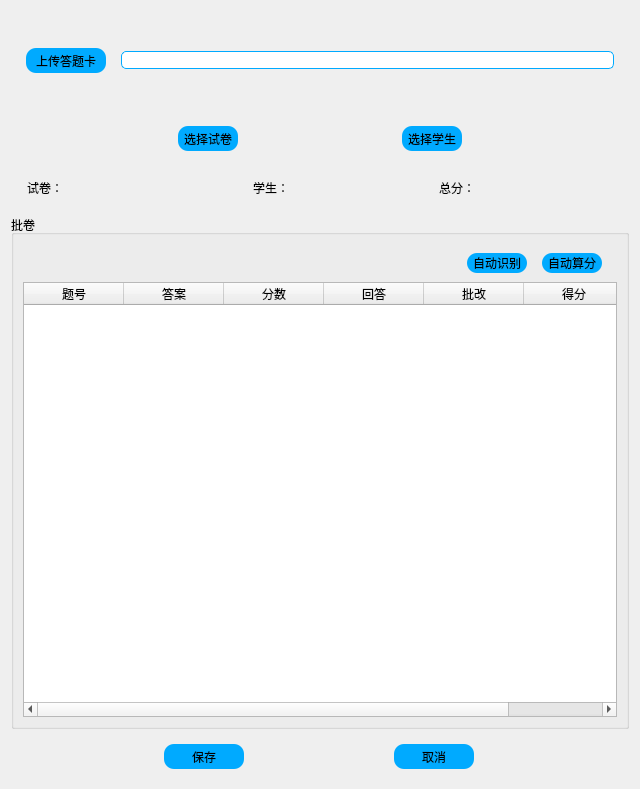
<?xml version="1.0" encoding="UTF-8"?>
<ui version="4.0">
 <class>Dialog</class>
 <widget class="QDialog" name="Dialog">
  <property name="geometry">
   <rect>
    <x>0</x>
    <y>0</y>
    <width>640</width>
    <height>789</height>
   </rect>
  </property>
  <property name="windowTitle">
   <string>Dialog</string>
  </property>
  <property name="styleSheet">
   <string notr="true">QStackedWidget{background-color: rgb(255, 255, 255);}
QPushButton{background-color: rgb(0, 170, 255);border-style:none;border-radius: 10px;}
QPushButton:hover{
color:white;
background-color: rgb(150, 150, 150);
}
QPushButton:pressed {  
    /* 改变背景色 */  
    background-color:rgb(180, 180, 180);  
    /* 改变边框风格 */  
    border-style:inset;  
    /* 使文字有一点移动 */  
    padding-left:1px;  
    padding-top:1px;  
}

QLineEdit{border: 1px solid rgb(0, 170, 255);}
QLineEdit{border-radius:5px;}
QLineEdit:focus{border: 2px solid rgb(100, 170, 255);}</string>
  </property>
  <layout class="QVBoxLayout" name="verticalLayout_2">
   <item>
    <widget class="QWidget" name="widget_2" native="true">
     <property name="minimumSize">
      <size>
       <width>0</width>
       <height>100</height>
      </size>
     </property>
     <property name="maximumSize">
      <size>
       <width>16777215</width>
       <height>100</height>
      </size>
     </property>
     <layout class="QGridLayout" name="gridLayout">
      <property name="leftMargin">
       <number>15</number>
      </property>
      <property name="topMargin">
       <number>15</number>
      </property>
      <property name="rightMargin">
       <number>15</number>
      </property>
      <property name="bottomMargin">
       <number>15</number>
      </property>
      <property name="horizontalSpacing">
       <number>15</number>
      </property>
      <property name="verticalSpacing">
       <number>10</number>
      </property>
      <item row="0" column="0">
       <widget class="QPushButton" name="pushButton_upload">
        <property name="minimumSize">
         <size>
          <width>80</width>
          <height>25</height>
         </size>
        </property>
        <property name="maximumSize">
         <size>
          <width>80</width>
          <height>25</height>
         </size>
        </property>
        <property name="text">
         <string>上传答题卡</string>
        </property>
       </widget>
      </item>
      <item row="0" column="1">
       <widget class="QLineEdit" name="lineEdit_upload">
        <property name="readOnly">
         <bool>true</bool>
        </property>
       </widget>
      </item>
     </layout>
    </widget>
   </item>
   <item>
    <widget class="QWidget" name="widget_4" native="true">
     <layout class="QHBoxLayout" name="horizontalLayout_3">
      <item>
       <widget class="QPushButton" name="pushButton_q">
        <property name="minimumSize">
         <size>
          <width>60</width>
          <height>25</height>
         </size>
        </property>
        <property name="maximumSize">
         <size>
          <width>60</width>
          <height>25</height>
         </size>
        </property>
        <property name="text">
         <string>选择试卷</string>
        </property>
       </widget>
      </item>
      <item>
       <widget class="QPushButton" name="pushButton_s">
        <property name="minimumSize">
         <size>
          <width>60</width>
          <height>25</height>
         </size>
        </property>
        <property name="maximumSize">
         <size>
          <width>60</width>
          <height>25</height>
         </size>
        </property>
        <property name="text">
         <string>选择学生</string>
        </property>
       </widget>
      </item>
     </layout>
    </widget>
   </item>
   <item>
    <widget class="QWidget" name="widget_5" native="true">
     <layout class="QHBoxLayout" name="horizontalLayout_4">
      <item>
       <widget class="QLabel" name="label_4">
        <property name="minimumSize">
         <size>
          <width>100</width>
          <height>25</height>
         </size>
        </property>
        <property name="maximumSize">
         <size>
          <width>100</width>
          <height>25</height>
         </size>
        </property>
        <property name="text">
         <string>试卷：</string>
        </property>
       </widget>
      </item>
      <item>
       <widget class="QLabel" name="label_2">
        <property name="minimumSize">
         <size>
          <width>100</width>
          <height>25</height>
         </size>
        </property>
        <property name="maximumSize">
         <size>
          <width>100</width>
          <height>25</height>
         </size>
        </property>
        <property name="text">
         <string/>
        </property>
       </widget>
      </item>
      <item>
       <widget class="QLabel" name="label_5">
        <property name="minimumSize">
         <size>
          <width>80</width>
          <height>25</height>
         </size>
        </property>
        <property name="maximumSize">
         <size>
          <width>80</width>
          <height>25</height>
         </size>
        </property>
        <property name="text">
         <string>学生：</string>
        </property>
       </widget>
      </item>
      <item>
       <widget class="QLabel" name="label_3">
        <property name="minimumSize">
         <size>
          <width>80</width>
          <height>25</height>
         </size>
        </property>
        <property name="maximumSize">
         <size>
          <width>80</width>
          <height>25</height>
         </size>
        </property>
        <property name="text">
         <string/>
        </property>
       </widget>
      </item>
      <item>
       <widget class="QLabel" name="label_6">
        <property name="minimumSize">
         <size>
          <width>80</width>
          <height>25</height>
         </size>
        </property>
        <property name="maximumSize">
         <size>
          <width>80</width>
          <height>25</height>
         </size>
        </property>
        <property name="text">
         <string>总分：</string>
        </property>
       </widget>
      </item>
      <item>
       <widget class="QLabel" name="label_7">
        <property name="minimumSize">
         <size>
          <width>80</width>
          <height>25</height>
         </size>
        </property>
        <property name="maximumSize">
         <size>
          <width>80</width>
          <height>25</height>
         </size>
        </property>
        <property name="text">
         <string/>
        </property>
       </widget>
      </item>
     </layout>
    </widget>
   </item>
   <item>
    <widget class="QGroupBox" name="groupBox">
     <property name="title">
      <string>批卷</string>
     </property>
     <layout class="QVBoxLayout" name="verticalLayout">
      <property name="spacing">
       <number>0</number>
      </property>
      <property name="leftMargin">
       <number>9</number>
      </property>
      <property name="topMargin">
       <number>9</number>
      </property>
      <property name="rightMargin">
       <number>9</number>
      </property>
      <property name="bottomMargin">
       <number>9</number>
      </property>
      <item>
       <widget class="QWidget" name="widget_3" native="true">
        <layout class="QHBoxLayout" name="horizontalLayout_2">
         <property name="spacing">
          <number>15</number>
         </property>
         <property name="leftMargin">
          <number>15</number>
         </property>
         <property name="topMargin">
          <number>9</number>
         </property>
         <property name="rightMargin">
          <number>15</number>
         </property>
         <property name="bottomMargin">
          <number>9</number>
         </property>
         <item>
          <spacer name="horizontalSpacer">
           <property name="orientation">
            <enum>Qt::Horizontal</enum>
           </property>
           <property name="sizeHint" stdset="0">
            <size>
             <width>40</width>
             <height>20</height>
            </size>
           </property>
          </spacer>
         </item>
         <item>
          <widget class="QPushButton" name="pushButton_ocr">
           <property name="minimumSize">
            <size>
             <width>60</width>
             <height>20</height>
            </size>
           </property>
           <property name="maximumSize">
            <size>
             <width>60</width>
             <height>25</height>
            </size>
           </property>
           <property name="text">
            <string>自动识别</string>
           </property>
          </widget>
         </item>
         <item>
          <widget class="QPushButton" name="pushButton_score">
           <property name="minimumSize">
            <size>
             <width>60</width>
             <height>20</height>
            </size>
           </property>
           <property name="maximumSize">
            <size>
             <width>60</width>
             <height>25</height>
            </size>
           </property>
           <property name="text">
            <string>自动算分</string>
           </property>
          </widget>
         </item>
        </layout>
       </widget>
      </item>
      <item>
       <widget class="QTableWidget" name="tableWidget">
        <attribute name="horizontalHeaderStretchLastSection">
         <bool>true</bool>
        </attribute>
        <attribute name="verticalHeaderCascadingSectionResizes">
         <bool>false</bool>
        </attribute>
        <column>
         <property name="text">
          <string>题号</string>
         </property>
        </column>
        <column>
         <property name="text">
          <string>答案</string>
         </property>
        </column>
        <column>
         <property name="text">
          <string>分数</string>
         </property>
        </column>
        <column>
         <property name="text">
          <string>回答</string>
         </property>
        </column>
        <column>
         <property name="text">
          <string>批改</string>
         </property>
        </column>
        <column>
         <property name="text">
          <string>得分</string>
         </property>
        </column>
       </widget>
      </item>
     </layout>
    </widget>
   </item>
   <item>
    <widget class="QWidget" name="widget" native="true">
     <layout class="QHBoxLayout" name="horizontalLayout">
      <item>
       <widget class="QPushButton" name="pushButton_save">
        <property name="minimumSize">
         <size>
          <width>80</width>
          <height>25</height>
         </size>
        </property>
        <property name="maximumSize">
         <size>
          <width>80</width>
          <height>25</height>
         </size>
        </property>
        <property name="text">
         <string>保存</string>
        </property>
       </widget>
      </item>
      <item>
       <widget class="QPushButton" name="pushButton_cancel">
        <property name="minimumSize">
         <size>
          <width>80</width>
          <height>25</height>
         </size>
        </property>
        <property name="maximumSize">
         <size>
          <width>80</width>
          <height>25</height>
         </size>
        </property>
        <property name="text">
         <string>取消</string>
        </property>
       </widget>
      </item>
     </layout>
    </widget>
   </item>
  </layout>
 </widget>
 <resources/>
 <connections/>
</ui>
